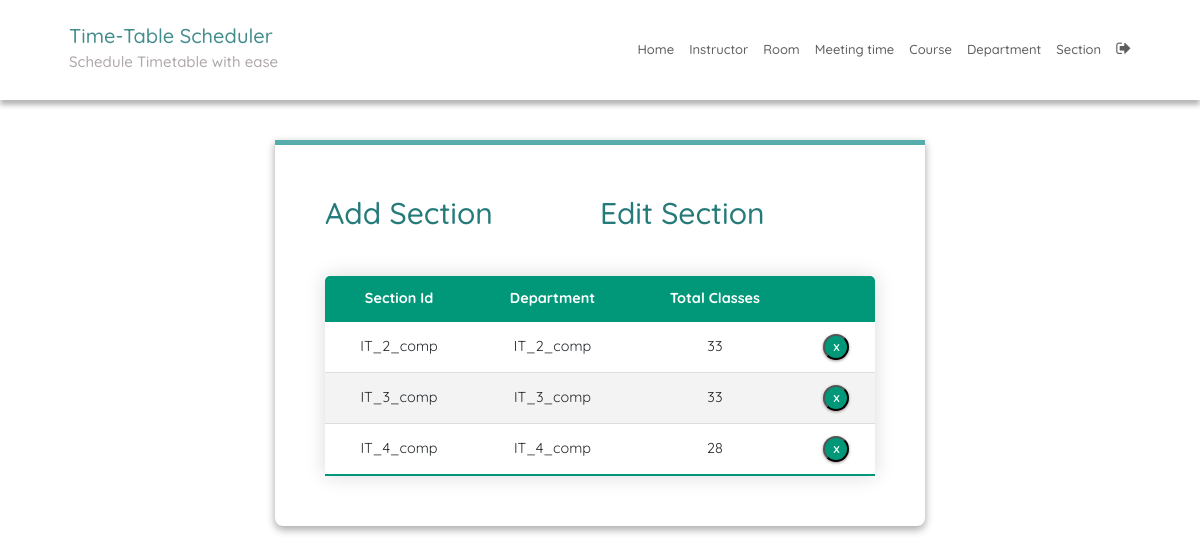
The page /sectionEdit/ (signed in) on the database its author committed.
### SchedulerApp/models.py (models this page shows, shortened)
class Section(models.Model):
    section_id = models.CharField(max_length=25, primary_key=True)
    department = models.ForeignKey(Department, on_delete=models.CASCADE)
    num_class_in_week = models.IntegerField(default=0)
    course = models.ForeignKey(Course,
                               on_delete=models.CASCADE,
                               blank=True,
                               null=True)
    meeting_time = models.ForeignKey(MeetingTime,
                                     on_delete=models.CASCADE,
                                     blank=True,
                                     null=True)
    room = models.ForeignKey(Room,
                             on_delete=models.CASCADE,
                             blank=True,
                             null=True)
    instructor = models.ForeignKey(Instructor,
                                   on_delete=models.CASCADE,
                                   blank=True,
                                   null=True)

class Department(models.Model):
    dept_name = models.CharField(max_length=50)
    courses = models.ManyToManyField(Course)
    def __str__(self):
        return self.dept_name

### SchedulerApp/views.py (the view)
# urls.py: path('sectionEdit/', sectionEdit, name='sectionEdit'),
@login_required
def sectionEdit(request):
    context = {'sections': Section.objects.all()}
    return render(request, 'sectionEdit.html', context)

### SchedulerApp/templatetags/index.py (called while the page is built)
    def render(self, context):
        path = context['request'].path
        for p in self.patterns:
            pValue = template.Variable(p).resolve(context)
            if path == pValue:
                return 'active'
        return ''

### templates/sectionEdit.html (shortened to what this page needs)
{% extends 'base.html' %}
{% block content %}
{% load static %}
<fieldset class="fieldset">
  <div class="tablink">
    <a href="{% url 'sectionAdd'%}">
      <h1 onclick="openPage('new')" id="defaultOpen">Add Section</h1>
    </a>
    <h1 onclick="openPage('edit')" id="link_to_edit">Edit Section</h1>
  </div>
  <div class="tabcontent" id="edit">
    <table class="editTable">
      <thead>
        <tr class="table-headers">
          <th>Section Id</th>
          <th>Department</th>
          <th>Total Classes</th>
          <th class="empty"></th>
        </tr>
      </thead>
      <tbody>
        {% for sec in sections %}
        <tr>
          <td>{{sec.section_id}}</td>
          <td>{{sec.department}}</td>
          <td>{{sec.num_class_in_week }}</td>
          <td class="empty">
            <form action="{% url 'deletesection' sec.section_id %}" method="post">
              <input type="submit" value="X" class="cross">
            </form>
          </td>
        </tr>
        {% endfor %}
      </tbody>
    </table>
  </div>
</fieldset>
{% endblock %}

### static/CSS/style.css (style rules this page uses)
:root { --green1: #57ACAC; --green2: #38c0b3; --green3: #257a7a; --green4: #0FCD9D; --green5: #01d7a7; --green6: #00BE8E; --green7: #009879; --white: #fff; --grey: #aaa; --dark-grey: #444; --light-grey: #a29999; --lighter-grey: #dddddd; --lightest-grey: #f3f3f3; --box-shadow: #9e9292; }
html { font-size: 100%; box-sizing: border-box; scroll-behavior: smooth; }
html, body { margin: 0; padding: 0; width: 100vw; min-height: 100%; text-rendering: optimizeLegibility; font-family: "Quicksand", sans-serif; font-size: 62.5%; }
body { position: relative; }
a { text-decoration: none; }
fieldset { padding: 50px; border-radius: 0 0 8px 8px; background: transparent; box-shadow: rgba(0, 0, 0, 0.145) 0px 4px 8px, rgba(0, 0, 0, 0.24) 0px 3px 8px; border-top: 5px solid var(--green1); }
.fieldset { min-width: 65rem; font-size: 1.6rem; }
.tablink { display: grid; grid-template-columns: 1fr 1fr; }
.tablink h1 { color: var(--green3); padding-bottom: 2rem; cursor: pointer; font-size: 3rem; }
.tabcontent { display: grid; gap: 3rem; }
.editTable, .timetable { border-collapse: collapse; margin-top: 2rem; font-size: 0.9em; min-width: 40rem; border-radius: 5px 5px 0 0; overflow: hidden; box-shadow: 0 0 20px rgba(0, 0, 0, 0.15); text-align: center; }
.editTable thead tr, .timetable thead tr { background-color: var(--green7); color: var(--white); font-weight: bold; }
.editTable th, .editTable td, .timetable th, .timetable td { padding: 1.2rem 1.5rem; }
.editTable tbody tr, .timetable tbody tr { border-bottom: 1px solid var(--lighter-grey); }
.editTable tbody tr:nth-of-type(even), .timetable tbody tr:nth-of-type(even) { background-color: var(--lightest-grey); }
.editTable tbody tr:last-of-type, .timetable tbody tr:last-of-type { border-bottom: 2px solid var(--green7); }
.empty form { display: flex; justify-content: center; }
.cross { border-radius: 50%; font-size: 1rem; font-weight: bold; box-shadow: 0px 1px 3px 0px var(--box-shadow); padding: 4px; color: var(--white); background-color: var(--green7); cursor: pointer; width: 2.6rem; height: 2.6rem; }

### rows shown on the page
Section: section_id "IT_2_comp", department "IT_2_comp", num_class_in_week "33"
Section: section_id "IT_3_comp", department "IT_3_comp", num_class_in_week "33"
Section: section_id "IT_4_comp", department "IT_4_comp", num_class_in_week "28"
